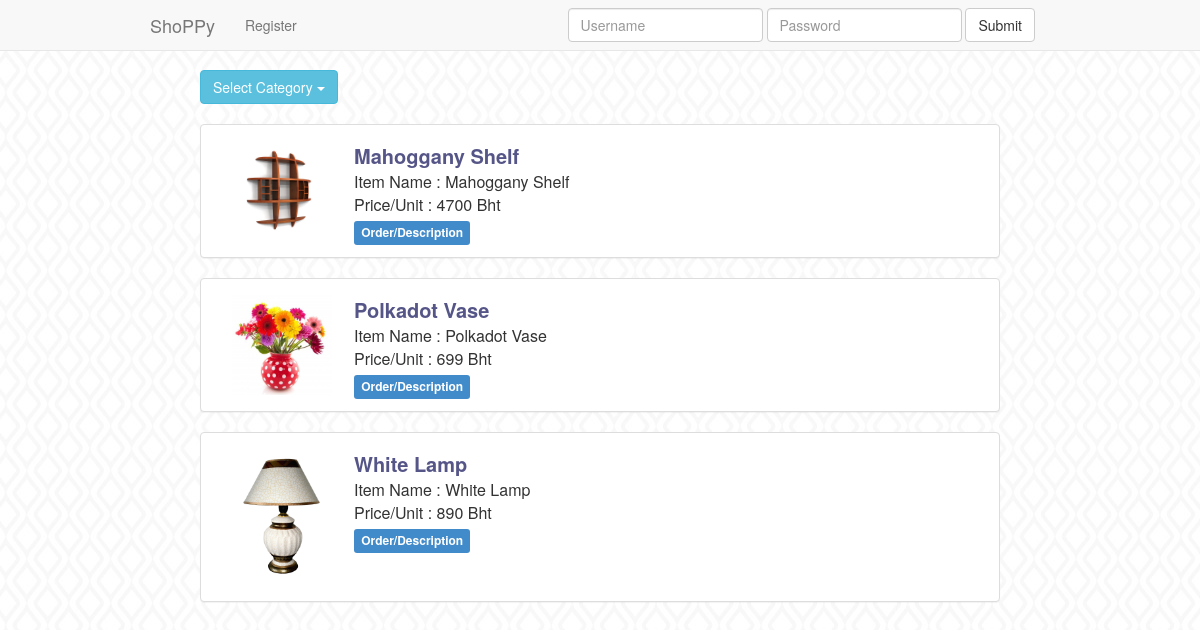
The app's page /cat.php?cat=4 with its own data.
### tables this page shows
CREATE TABLE `Items` (
  `item_id` int(11) NOT NULL AUTO_INCREMENT COMMENT 'Primary Key of Items',
  `user_id` int(11) NOT NULL COMMENT 'The seller who owned this item',
  `item_name` varchar(255) NOT NULL COMMENT 'Item''s Name',
  `description` varchar(255) NOT NULL COMMENT 'Item''s Description',
  `amount` int(11) NOT NULL COMMENT 'Number of Amount Available',
  `price_per_unit` int(11) NOT NULL COMMENT 'Price/Unit',
  `category` varchar(255) NOT NULL COMMENT 'Item''s Category',
  `img_src` varchar(255) NOT NULL COMMENT 'Name of this item''s image',
  PRIMARY KEY (`item_id`)
);

### classes/Config.php (called while the page is built)
<?php
class Config
{
	private static $config = array(
		'mysql' => array(
			'host'=>'127.0.0.1',
			'username'=>'root',
			'password'=>'root',
			'db'=>'DB_CP',
			'encode' => 'UTF8'
		)
	);
	public static function get($path=null)
	{
		$ans = Config::$config;
		if($path)
		{
			$path= explode('/',$path);
			foreach($path as  $bit)
			{
				if(isset($ans[$bit]))
				{
					$ans=$ans[$bit];
				}
			}
		}
		return $ans;
	}
}
?>

### classes/DB.php (called while the page is built, shortened)
<?php
class DB{
	private $mysqli;
	function __construct(){
		$username = Config::get('mysql/username');
		$password = Config::get('mysql/password');
		$host = Config::get('mysql/host');
		$db = Config::get('mysql/db');
		$this->mysqli = new mysqli($host,$username,$password,$db);
	}
	function query($text){
		$result = $this->mysqli->query($text);
		$all = array();
		while( $tmp = $result->fetch_assoc() ){
			$all[] = $tmp;
		}
		return $all;
	}
}
?>

### includes/init.php (called while the page is built, shortened)
<?php
function resolvePath($path){
	return '/Applications/MAMP/htdocs/NEWSLINE/'.$path;
}
function resolveURL($path){
	return '/NEWSLINE/'.$path;
}
require_once(resolvePath('classes/Config.php'));
require_once(resolvePath('classes/DB.php'));
?>

### cat.php (the view, shortened to what this page needs)
<?php
require_once('includes/init.php');
?>
<html>
<body>
	<div class="btn-group col-md-offset-2">
  			<button type="button" class="btn btn-info dropdown-toggle" data-toggle="dropdown">
    		Select Category
    		<span class="caret"></span>
  			</button>
	</div>
	<br></br>
<?php
$cat = $_GET['cat'];
$db = new DB();
$result = $db->query("select item_id,item_name,amount,description,price_per_unit,img_src from Items where category = $cat");
	foreach ($result as $i => $arr) {
		$id = $arr["item_id"];
		$name = $arr["item_name"];
		$img = $arr["img_src"];
		$ppu = $arr["price_per_unit"];
?>
		<div class="panel panel-default col-md-8 col-md-offset-2" >
			<div class="panel-body">
				<table>
				<tr>
				<td style="vertical-align:middle">
					<img style="width:100px;height:auto" src="<?php echo resolveURL("uploads/$img"); ?>"></img>
				</td>
				<td style="vertical-align:top">
					<div style="margin-left:20px">
						<a href="show.php?id=<?php echo $id; ?>"><span style="color:#555588;font-size:20px"><b><?php echo $name;?></b></span></a><br>
						<span >Item Name : <?php echo $name;?></span><br>
						<span>Price/Unit : <?php echo $ppu;?> Bht</span><br>
						<div style="height:10px"></div>
						<a href="show.php?id=<?php echo $id; ?>"><span class="label label-primary">Order/Description</span></a>
					</div>
				</td>
				</tr>
				</table>
			</div>
		</div>
<?php
	}
?>
</body>
</html>

### css/non-responsive.css (style rules this page uses)
body { padding-top: 10px; padding-bottom: 10px; min-width: 970px; }

### includes/header.php (style rules this page uses)
body { background-image: url("images/background.jpg"); overflow-y:scroll; }

### records on screen
items: img_src (picture), item_name "Mahoggany Shelf", price_per_unit "4700"
items: img_src (picture), item_name "Polkadot Vase", price_per_unit "699"
items: img_src (picture), item_name "White Lamp", price_per_unit "890"
